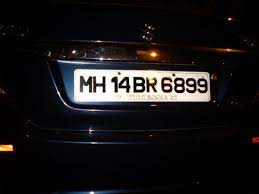
#> input picture SampleImages/License/license2.jfif, 259 x 194 px, found by its file name
$ python licenseplate.py
#> lines starting #> are read from the running program, lines starting #| are printed output that depends on the picture; after the words box and inside, x2 and y2 are one past the last pixel; in counts of white or black regions, pixels touching at a corner belong together
import cv2
import numpy as np
import matplotlib.pyplot as plt

licenseCascade = cv2.CascadeClassifier("haarcascades/haarcascade_russian_plate_number.xml")
img = cv2.imread('SampleImages/License/license2.jfif')
#> img is the input picture: shape (194, 259, 3); mean B, G, R 23.6, 22.5, 24.5
gray_img = cv2.cvtColor(img, cv2.COLOR_BGR2GRAY)
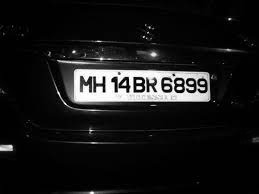
#> gray_img: shape (194, 259); min 0, max 255, mean 23.2
lic_rects = licenseCascade.detectMultiScale(gray_img, 1.3, 5)
#> lic_rects = [[56, 56, 171, 57]]
for x, y, w, h in lic_rects:
	print(x, y, w, h)
	cv2.rectangle(img, (x, y), (x + w, y + h), (0, 255, 0), 3)
#> this loop made 1 pass
#| 56 56 171 57
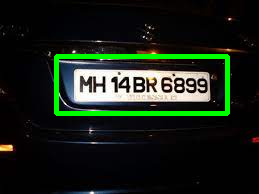
#> img: shape (194, 259, 3); 4.51% of pixels changed, all inside (x1, y1, x2, y2) = (54, 54, 230, 116)
cv2.imshow("img", img)
cv2.moveWindow("img", 500,0)
cv2.waitKey(0)
